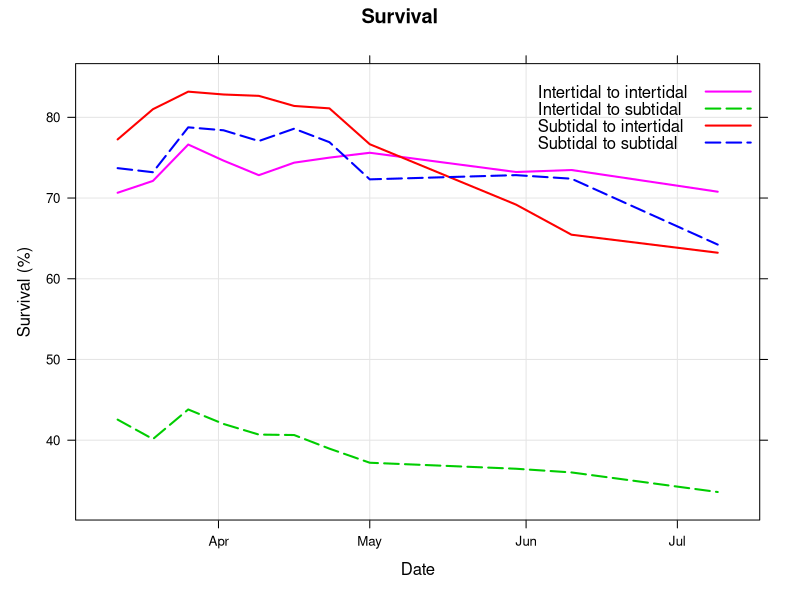
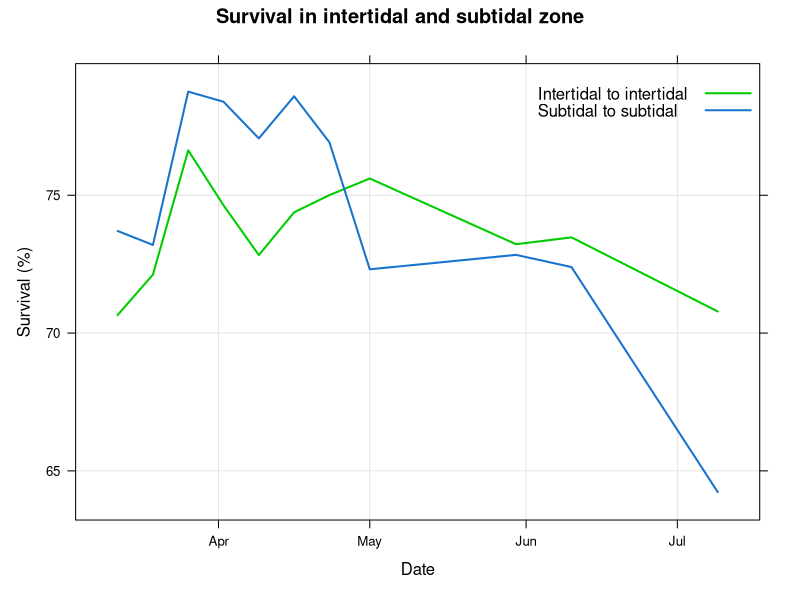
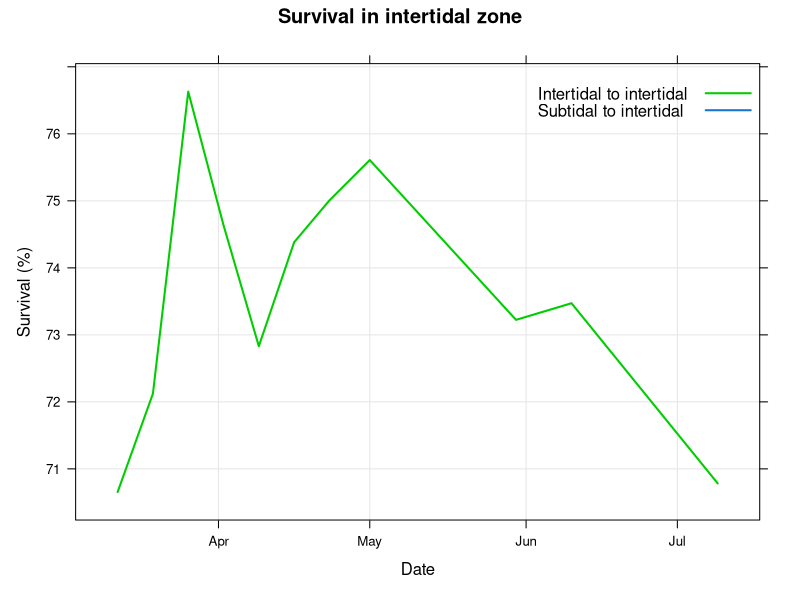
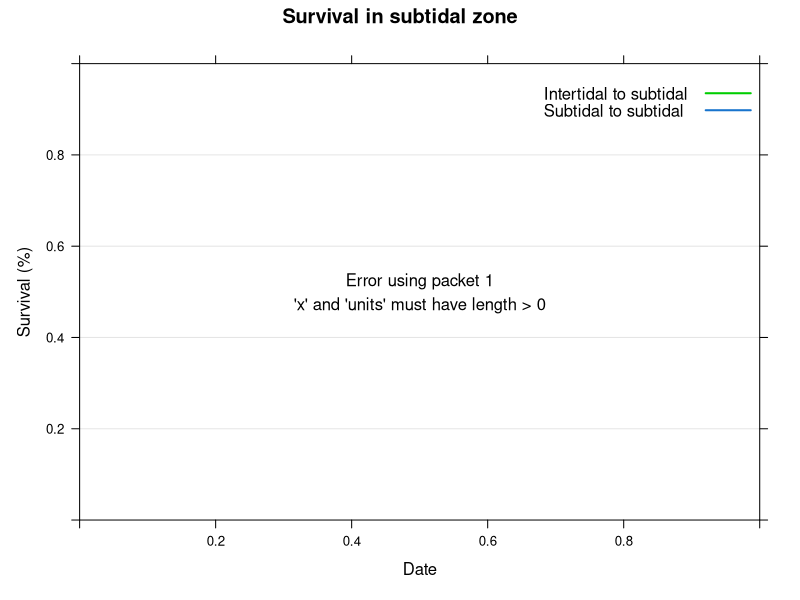

These charts were generated, in order, by the following R code:
# loading libraries
library("readxl")
library("tidyverse")
library("lattice")
library("rstatix")
library("ggpubr")
library("lme4")
library("fitdistrplus")
library("lmerTest")
library("car")

# loading xls files
my_data <- read_excel("ImageJ_R.xlsx", sheet = 1)

# combining relevant sheets of excel file
for (i in 2:36) {
  temp <- read_excel("ImageJ_R.xlsx", sheet = i)
  my_data <- rbind(my_data, temp)
  print(i)
}

# removing unnecessary columns
my_data <- my_data[c(1,2,4,21)]

# turn dates into number of days from start (07/02/2020)
startdate <- as.Date("2020-02-07","%Y-%m-%d")
my_data$Date_days <- as.numeric(difftime(my_data$Date,startdate ,units="days"), units="days")

# removing 07/02 and 11/05 because of inaccurate measurements
my_data<-my_data[!(my_data$Date_days=="0" | my_data$Date_days=="94"),]

# change headers of columns AVG survival
my_data = my_data %>% 
  rename(
    AVG_Survival = `AVG Survival`
  )

# removing rows containing NAs (so the rows that don't contain the average values for survival)
my_data <- na.omit(my_data)

# Make treatment and days factors
my_data$Treatment <- as.factor(my_data$Treatment)
class(my_data$Treatment)
my_data$Date_days <- as.factor(my_data$Date_days)
class(my_data$Date_days)

# creating average values for survival per treatment and date
my_data <- as.tbl(my_data) %>% 
  bind_rows(my_data) %>% 
  group_by(Treatment, Date_days) %>% 
  summarise_all(c("mean"))

################### FROM THIS POINT ONLY RUN SEPERATE ITEMS ###################

# To create scatter plots with line: replace type = "l" with type=c("p","smooth")

# Create graph for difference between all treatments
xyplot(my_data$AVG_Survival ~ my_data$Date, 
       data = my_data, 
       groups=my_data$Treatment,
       main="Survival",
       col=c("magenta", "green3", "red", "blue"),
       lwd=2,
       lty = c("solid", "longdash", "solid", "longdash"),
       key=list(
         corner=c(1,0.95),
         text = list(c("Intertidal to intertidal", "Intertidal to subtidal", "Subtidal to intertidal", "Subtidal to subtidal")),
         lines = list(lwd=2,
                      lty = c("solid", "longdash", "solid", "longdash"),
                      col=c("magenta", "green3", "red", "blue"))),
       type = c("l","g"), 
       xlab="Date", 
       ylab="Survival (%)")

# Create graph for difference between IntToInt and SubToSub
my_data<-my_data[!(my_data$Treatment=="IntToSub" | my_data$Treatment=="SubToInt"),]
xyplot(my_data$AVG_Survival ~ my_data$Date, 
       data = my_data, 
       groups=my_data$Treatment,
       main="Survival in intertidal and subtidal zone",
       col=c("green3","dodgerblue3"),
       lwd=2,
       key=list(
         corner=c(1,0.95),
         text = list(c("Intertidal to intertidal", "Subtidal to subtidal")),
         lines = list(lwd=2, col=c("green3","dodgerblue3"))),
       type = c("l","g"), 
       xlab="Date", 
       ylab="Survival (%)")


# Create graph for difference between IntToInt and SubToInt
my_data<-my_data[!(my_data$Treatment=="SubToSub" | my_data$Treatment=="IntToSub"),]
xyplot(my_data$AVG_Survival ~ my_data$Date, 
       data = my_data, 
       groups=my_data$Treatment,
       main="Survival in intertidal zone",
       col=c("green3","dodgerblue3"),
       lwd=2,
       key=list(
         corner=c(1,0.95),
         text = list(c("Intertidal to intertidal", "Subtidal to intertidal")),
         lines = list(lwd=2, col=c("green3","dodgerblue3"))),
       type = c("l","g"), 
       xlab="Date", 
       ylab="Survival (%)")


# Create graph for difference between SubToSub and IntToSub
my_data<-my_data[!(my_data$Treatment=="IntToInt" | my_data$Treatment=="SubToInt"),]
xyplot(my_data$AVG_Survival ~ my_data$Date, 
       data = my_data, 
       groups=my_data$Treatment,
       main="Survival in subtidal zone",
       col=c("green3","dodgerblue3"),
       lwd=2,
       key=list(
         corner=c(1,0.95),
         text = list(c("Intertidal to subtidal", "Subtidal to subtidal")),
         lines = list(lwd=2, col=c("green3","dodgerblue3"))),
       type = c("l","g"), 
       xlab="Date", 
       ylab="Survival (%)")
